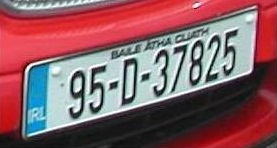
#> input picture lab4/LicensePlate.jpg, 277 x 148 px
$ python lab4.py
#> lines starting #> are read from the running program, lines starting #| are printed output that depends on the picture
import cv2 as cv
import numpy as np

img = cv.imread('LicensePlate.jpg')
#> img is the input picture: shape (148, 277, 3); mean B, G, R 99.7, 93.6, 137.2
(h, w) = img.shape[:2]
#> h = 148; w = 277
(cX, cY) = (w // 2, h // 2)
#> cX = 138; cY = 74

M = cv.getRotationMatrix2D((cX, cY), -15, 1.0)
rotated = cv.warpAffine(img, M, (w, h))
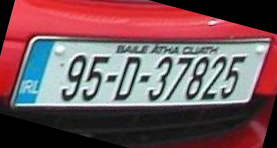
#> rotated: shape (148, 277, 3); mean B, G, R 91.4, 86.3, 118.4

input_pts = np.float32([[31, 36], [10, 106], [271, 39], [250, 103]])
output_pts = np.float32([[41, 36], [40, 106], [246, 36], [246, 106]])
M = cv.getPerspectiveTransform(input_pts, output_pts)
skewed = cv.warpPerspective(rotated, M, (w, h))
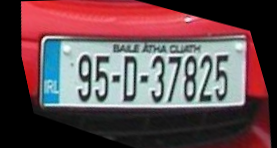
#> skewed: shape (148, 277, 3); mean B, G, R 80.5, 76.3, 102.3

input_pts = np.float32([[41, 36], [39, 106], [247, 37]])
output_pts = np.float32([[5, 36], [5, 106], [278, 37]])
M = cv.getAffineTransform(input_pts, output_pts)
panoramic_dist = cv.warpAffine(skewed, M, (w, h))
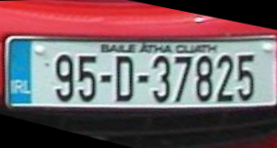
#> panoramic_dist: shape (148, 277, 3); mean B, G, R 100.9, 96.5, 117.6
cv.imshow("License Plate", panoramic_dist)

input_pts = np.float32([[26, 67], [22, 138], [257, 6]])
output_pts = np.float32([[14, 67], [14, 138], [268, 67]])
affine_matrix = cv.getAffineTransform(input_pts, output_pts)
affine_trans = cv.warpAffine(img, affine_matrix, (w, h))
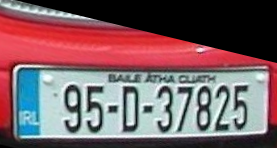
#> affine_trans: shape (148, 277, 3); mean B, G, R 99.9, 94.6, 122.6
cv.imshow('Affine Transformation', affine_trans)

input_pts = np.float32([[26, 67], [22, 138], [257, 6], [254, 74]])
output_pts = np.float32([[15, 67], [15, 138], [268, 67], [268, 138]])
perspective_matrix = cv.getPerspectiveTransform(input_pts, output_pts)
perspective_trans = cv.warpPerspective(img, perspective_matrix, (w, h))
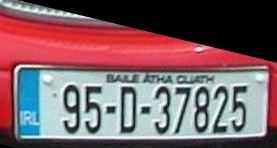
#> perspective_trans: shape (148, 277, 3); mean B, G, R 100.9, 95.6, 124.7
cv.imshow('Perspective Transformation', perspective_trans)

cv.waitKey(0)
cv.destroyAllWindows()
